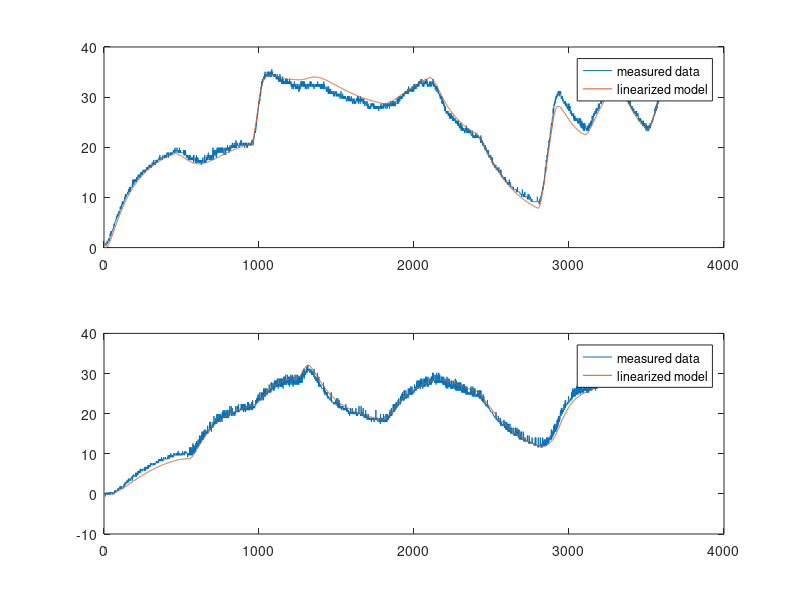

The MATLAB script that drew this image:
load('coefficients.mat')
load('parameters2.mat')
load('data3.mat')

%Tamb = min(data(1,2),data(1,3));
Tamb = 21;
data(:,2:3) = data(:,2:3) - Tamb;

Am = zeros(4,4);
Bm = zeros(4,2);
Cm = zeros(2,4);
Dm = zeros(2,2);

T0 = 273.15+19;
%T0 = 273.15+30;
c1 = U*A;
c2 = 4*eps*sigma*A*T0^3;
c3 = Us*As;
c4 = 4*eps*sigma*As*T0^3;
c5 = m*Cp;
c6 = 1/tau;

Am(1,1) = -(c1+c2+c3+c4)/c5;
Am(1,2) = (c3+c4)/c5;

Am(2,1) = (c3+c4)/c5;
Am(2,2) = -(c1+c2+c3+c4)/c5;

Am(3,1) = c6;
Am(3,3) = -c6;

Am(4,2) = c6;
Am(4,4) = -c6;

Bm(1,1) = alpha1/c5;
Bm(2,2) = alpha2/c5;

Cm(1,3) = 1;
Cm(2,4) = 1;

Dm = [];

Ts = 1;
lin_statespace = ss(Am,Bm,Cm,Dm);

x0 = [Tamb ; Tamb ; Tamb ; Tamb ];

[y,t,x] = lsim(lin_statespace,data(:,4:5),data(:,1));

figure(3)
subplot(2,1,1)
plot(data(:,1),data(:,2))
hold on
plot(t,(y(:,1)))
legend('measured data','linearized model')

subplot(2,1,2)
plot(data(:,1),data(:,3))
hold on
plot(t,(y(:,2)))
legend('measured data','linearized model')

% Conclusion: linearization is only accurate when operating in temperatures
% close to the temperature around which is linearized. Thus for the ss
% description to fit the real system, a dataset with a not so much varying
% temp needs to be used... 

lin_discrete = c2d(lin_statespace,Ts);

save('MIMO_para2','lin_statespace','lin_discrete')




